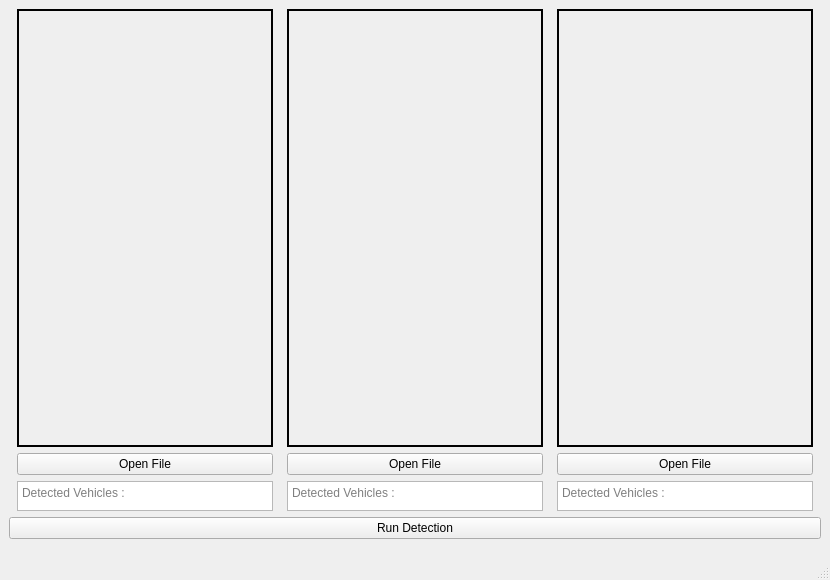
<?xml version="1.0" encoding="UTF-8"?>
<ui version="4.0">
 <class>MainWindow</class>
 <widget class="QMainWindow" name="MainWindow">
  <property name="geometry">
   <rect>
    <x>0</x>
    <y>0</y>
    <width>830</width>
    <height>580</height>
   </rect>
  </property>
  <property name="windowTitle">
   <string>MainWindow</string>
  </property>
  <widget class="QWidget" name="centralwidget">
   <layout class="QGridLayout" name="gridLayout_2">
    <item row="0" column="0" colspan="2">
     <layout class="QGridLayout" name="gridLayout">
      <item row="1" column="2">
       <widget class="QPushButton" name="select_video_three">
        <property name="text">
         <string>Open File</string>
        </property>
       </widget>
      </item>
      <item row="1" column="1">
       <widget class="QPushButton" name="select_video_two">
        <property name="text">
         <string>Open File</string>
        </property>
       </widget>
      </item>
      <item row="1" column="0">
       <widget class="QPushButton" name="select_video_one">
        <property name="text">
         <string>Open File</string>
        </property>
       </widget>
      </item>
      <item row="0" column="0">
       <widget class="QLabel" name="video_one">
        <property name="autoFillBackground">
         <bool>true</bool>
        </property>
        <property name="frameShape">
         <enum>QFrame::Box</enum>
        </property>
        <property name="lineWidth">
         <number>2</number>
        </property>
        <property name="text">
         <string/>
        </property>
        <property name="scaledContents">
         <bool>true</bool>
        </property>
       </widget>
      </item>
      <item row="0" column="1">
       <widget class="QLabel" name="video_two">
        <property name="autoFillBackground">
         <bool>true</bool>
        </property>
        <property name="frameShape">
         <enum>QFrame::Box</enum>
        </property>
        <property name="lineWidth">
         <number>2</number>
        </property>
        <property name="text">
         <string/>
        </property>
        <property name="scaledContents">
         <bool>true</bool>
        </property>
       </widget>
      </item>
      <item row="0" column="2">
       <widget class="QLabel" name="video_three">
        <property name="autoFillBackground">
         <bool>true</bool>
        </property>
        <property name="frameShape">
         <enum>QFrame::Box</enum>
        </property>
        <property name="frameShadow">
         <enum>QFrame::Plain</enum>
        </property>
        <property name="lineWidth">
         <number>2</number>
        </property>
        <property name="midLineWidth">
         <number>0</number>
        </property>
        <property name="text">
         <string/>
        </property>
        <property name="scaledContents">
         <bool>true</bool>
        </property>
       </widget>
      </item>
      <item row="2" column="1">
       <widget class="QPlainTextEdit" name="plainTextEdit">
        <property name="sizePolicy">
         <sizepolicy hsizetype="Maximum" vsizetype="Maximum">
          <horstretch>0</horstretch>
          <verstretch>0</verstretch>
         </sizepolicy>
        </property>
        <property name="maximumSize">
         <size>
          <width>16777215</width>
          <height>30</height>
         </size>
        </property>
        <property name="readOnly">
         <bool>true</bool>
        </property>
        <property name="placeholderText">
         <string notr="true">Detected Vehicles :</string>
        </property>
       </widget>
      </item>
      <item row="2" column="2">
       <widget class="QPlainTextEdit" name="plainTextEdit_2">
        <property name="sizePolicy">
         <sizepolicy hsizetype="Maximum" vsizetype="Maximum">
          <horstretch>0</horstretch>
          <verstretch>0</verstretch>
         </sizepolicy>
        </property>
        <property name="maximumSize">
         <size>
          <width>16777215</width>
          <height>30</height>
         </size>
        </property>
        <property name="readOnly">
         <bool>true</bool>
        </property>
        <property name="placeholderText">
         <string>Detected Vehicles :</string>
        </property>
       </widget>
      </item>
      <item row="2" column="0">
       <widget class="QPlainTextEdit" name="plainTextEdit_3">
        <property name="sizePolicy">
         <sizepolicy hsizetype="Maximum" vsizetype="Maximum">
          <horstretch>0</horstretch>
          <verstretch>0</verstretch>
         </sizepolicy>
        </property>
        <property name="maximumSize">
         <size>
          <width>16777215</width>
          <height>30</height>
         </size>
        </property>
        <property name="readOnly">
         <bool>true</bool>
        </property>
        <property name="backgroundVisible">
         <bool>false</bool>
        </property>
        <property name="placeholderText">
         <string>Detected Vehicles :</string>
        </property>
       </widget>
      </item>
     </layout>
    </item>
    <item row="1" column="0" colspan="2">
     <widget class="QPushButton" name="btn_run_detection">
      <property name="sizePolicy">
       <sizepolicy hsizetype="Minimum" vsizetype="Fixed">
        <horstretch>0</horstretch>
        <verstretch>0</verstretch>
       </sizepolicy>
      </property>
      <property name="text">
       <string>Run Detection</string>
      </property>
     </widget>
    </item>
    <item row="2" column="0" colspan="2">
     <spacer name="verticalSpacer">
      <property name="orientation">
       <enum>Qt::Vertical</enum>
      </property>
      <property name="sizeType">
       <enum>QSizePolicy::Fixed</enum>
      </property>
      <property name="sizeHint" stdset="0">
       <size>
        <width>20</width>
        <height>10</height>
       </size>
      </property>
     </spacer>
    </item>
   </layout>
  </widget>
  <widget class="QMenuBar" name="menubar">
   <property name="geometry">
    <rect>
     <x>0</x>
     <y>0</y>
     <width>830</width>
     <height>26</height>
    </rect>
   </property>
  </widget>
  <widget class="QStatusBar" name="statusbar"/>
 </widget>
 <resources/>
 <connections/>
</ui>
